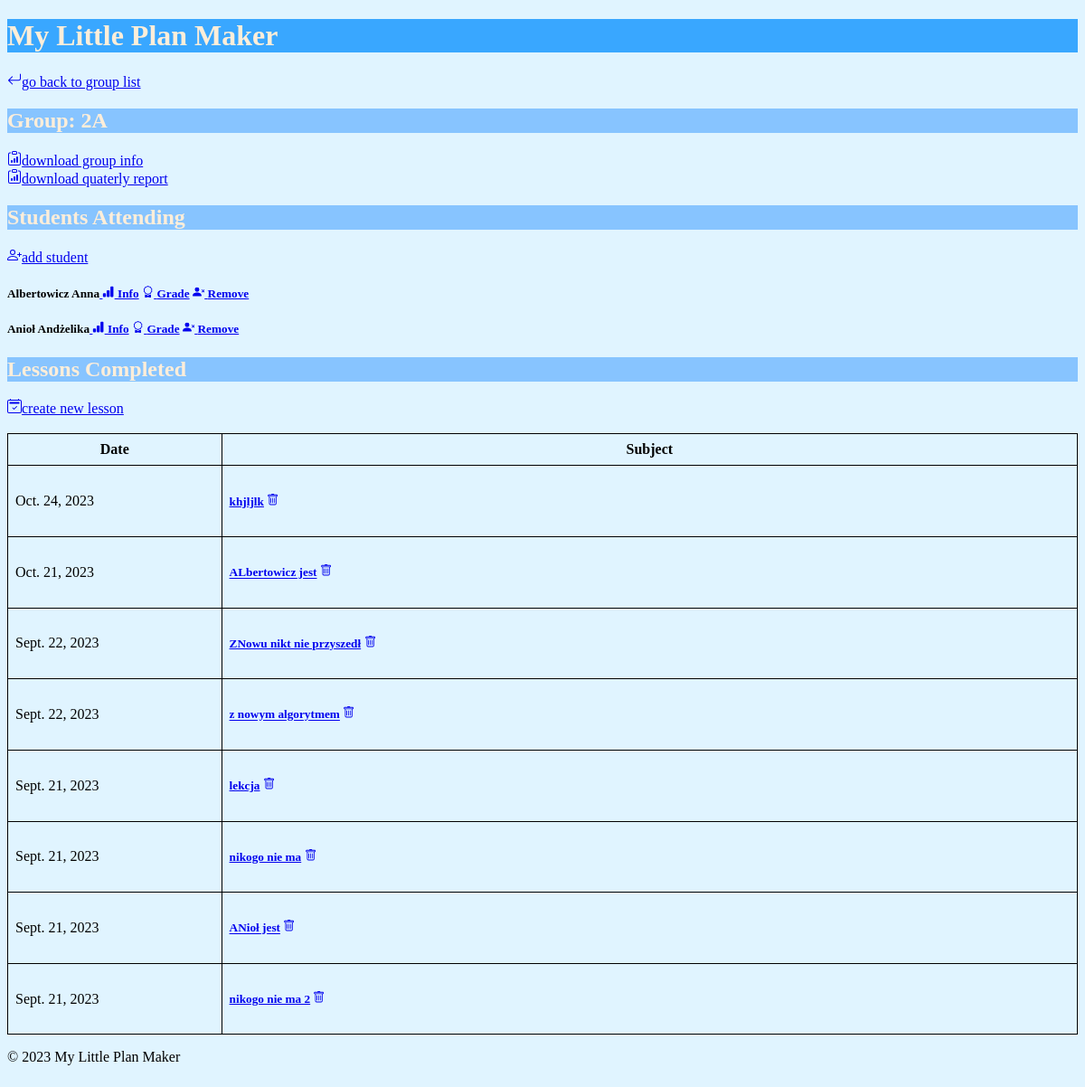
Before: /groups/2A/ with the older database file.
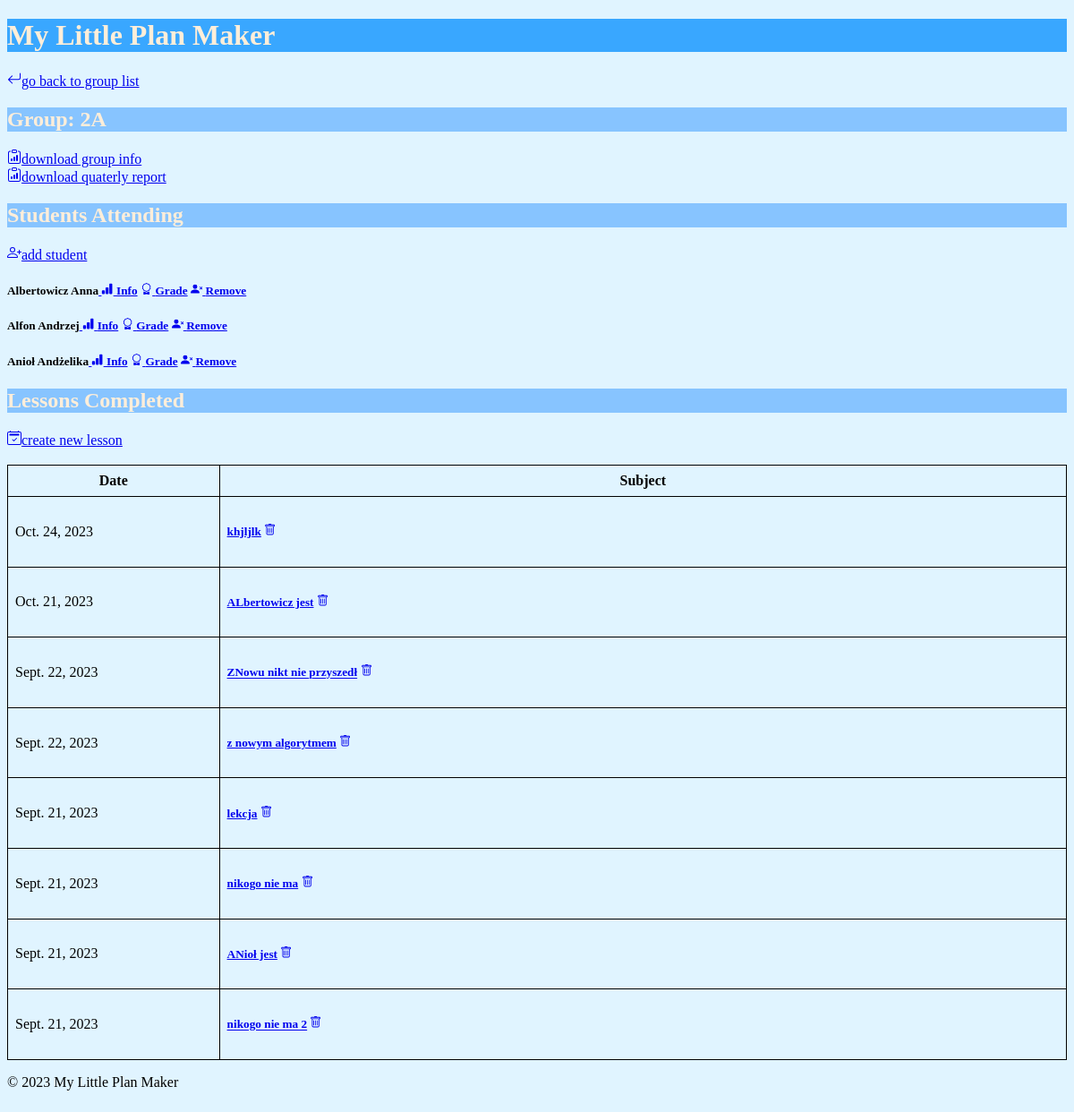
After: the same page with the newer database file.
### groups/models.py (models this page shows, shortened)
class Student(ms.Model):
    name = ms.CharField(max_length=20, help_text="The student's first name.")
    surname = ms.CharField(max_length=20, help_text="The student's last name.")
    group = ms.ForeignKey(Group, on_delete=ms.CASCADE, help_text="The group to which the student belongs.")
    def __str__(self):
        return f"{self.surname} {self.name}"

class Lesson(ms.Model):
    date = ms.DateField(default=timezone.now)
    subject = ms.CharField(max_length=50, help_text="The subject of the lesson.")
    group = ms.ForeignKey(Group, on_delete=ms.CASCADE, help_text="The group that participated in the lesson.")
    students_present = ms.ManyToManyField(Student, blank=True, related_name='lessons_present')
    students_absent = ms.ManyToManyField(Student, blank=True, related_name='lessons_absent')

### groups/views.py (the view)
# urls.py: path('<str:lvl>/', views.group_lessons, name='group_lessons'),
def group_lessons(request, lvl):
    group = get_object_or_404(Group, level=lvl)
    lessons = Lesson.objects.filter(group=group).order_by('-date')
    students_in = Student.objects.filter(group=group).order_by('surname')
    return render(request, 'groups/group_lessons.html', {'group':group, 'lessons':lessons, 'students_in':students_in})

### templates/groups/group_lessons.html (shortened to what this page needs)
{% extends 'groups/base.html' %}
{% block content %}
<a href="{% url 'group_list' %}">
	{% include './icons/arrow-return-left.svg' %}go back to group list</a>
<h2>Group: {{group.level}}</h2>
<a href="{% url 'get_status' lvl=group.level %}">
		    {% include './icons/clipboard-data.svg' %}download group info </a>
<br>
<a href="{% url 'get_report' lvl=group.level %}">
		    {% include './icons/clipboard-data.svg' %}download quaterly report</a>
<br>
<h2>Students Attending</h2>
<a href="{% url 'add_student' lvl=group.level %}">
	{% include './icons/person-plus.svg' %}add student</a>
{% for student in students_in %}
<h5>{{student}}<a href="{% url 'student_info' lvl=group.level  pk=student.pk %}">
			{% include './icons/bar-chart-fill.svg' %}   Info</a>
<a href="{% url 'single_grade' lvl=group.level pk=student.pk %}">
		    	{% include './icons/award.svg' %}   Grade</a>
<a href="{% url 'delete_student' lvl=group.level pk=student.pk %}">
		    	{% include './icons/person-x-fill.svg' %}   Remove</a>
</h5>
{% endfor %}
<h2>Lessons Completed</h2>
<a href="{% url 'new_lesson' lvl=group.level %}">
                    {% include './icons/calendar2-check.svg' %}create new lesson</a>
<br>
<br>
<table>
<colgroup>
      <col style="width: 20%;">
      <col style="width: 80%;">
    </colgroup>
<tr>
<th>Date</th>
<th>Subject</th>
</tr>
{% for lesson in lessons %}
<tr>
<td>{{lesson.date}}</td>
<td>
<h5><a href="{% url 'edit_lesson' lvl=group.level pk=lesson.pk %}">     {{lesson.subject}}</a>
<a href="{% url 'delete_lesson' lvl=group.level pk=lesson.pk %}">{% include './icons/trash.svg' %}</a></h5>
</td>
</tr>
{% endfor %}
{% endblock %}

### templates/groups/icons/bar-chart-fill.svg
<svg width="1em" height="1em" viewBox="0 0 16 16" class="bi bi-bar-chart-fill" fill="currentColor" xmlns="http://www.w3.org/2000/svg">
  <rect width="4" height="5" x="1" y="10" rx="1"/>
  <rect width="4" height="9" x="6" y="6" rx="1"/>
  <rect width="4" height="14" x="11" y="1" rx="1"/>
</svg>

Changed rows visible on the page:
added Student: surname+name "Alfon Andrzej"
